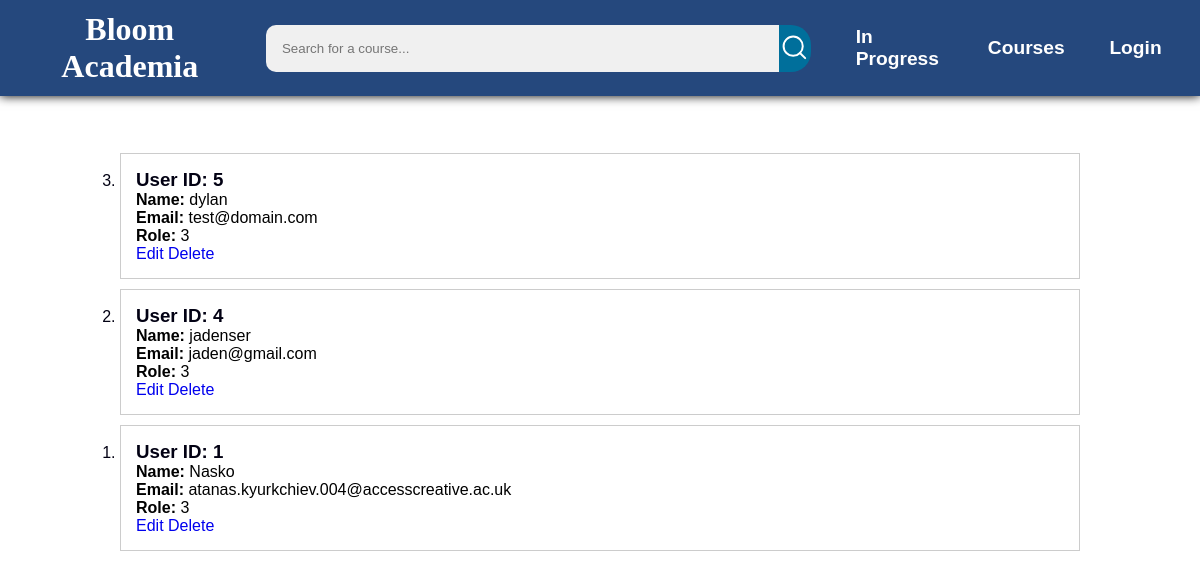
The page /admin/manage_users (signed in) on the database as committed earlier.
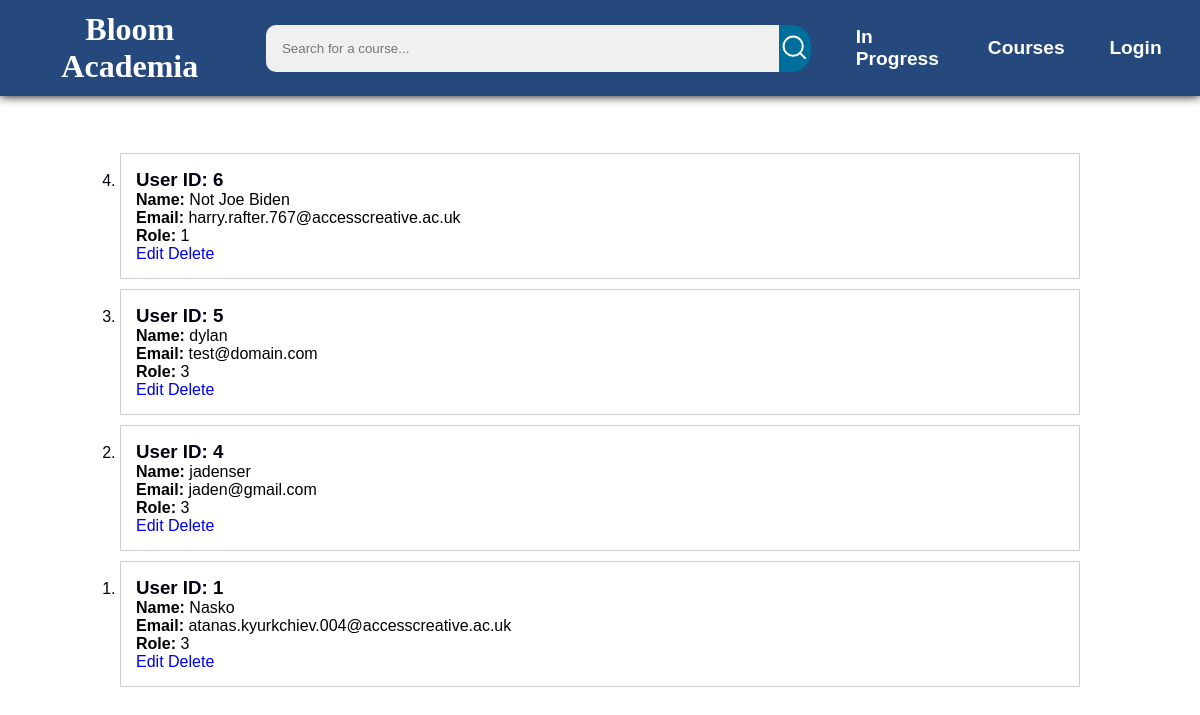
The same page on the database as committed later.
### tables this page shows
CREATE TABLE users (uid INTEGER PRIMARY KEY AUTOINCREMENT, name TEXT NOT NULL, email TEXT UNIQUE, password TEXT NOT NULL, role INTEGER);

### app.py (the view)
@app.route('/admin/manage_users', methods=['GET', 'POST'])
def manage_users():
    if not session or session.get('role') != 3:
        return render_template('error.html', error_type="No Access", error_title="Unauthorized", error_subtitle="You do not have permission to access the admin dashboard.")
    with db.connect("././instance/users.db") as conn:
        cursor = conn.cursor()
        cursor.execute("SELECT * FROM users ORDER BY uid DESC")
        users = cursor.fetchall()
    return render_template('admin-pages/manage_users.html', users=users)

### modules/db_functions.py (called while the page is built)
def connect(db_path):
    return sqlite3.connect(db_path)

### templates/admin-pages/manage_users.html (shortened to what this page needs)
<!DOCTYPE html>
<html>
<head>
    <link rel="stylesheet" href="{{ url_for('static', filename='css/style.css') }}">
</head>
<body>
    <header>
        <a href="{{ url_for('home') }}"><h1>Bloom Academia</h1></a>
        <nav>
            <form id="search-bar" class="nav-item" method="POST" action="{{ url_for('search_course') }}">
                <input id="search-bar-input" type="text" name="search-bar-input" placeholder="Search for a course...">
                <button id="search-bar-btn" type="submit" name="search-bar-btn"></button>
            </form>
            <a class="nav-item" href="{{ url_for('profile') }}">In Progress</a>
            <a class="nav-item" href="{{ url_for('list_courses') }}">Courses</a>
            {% if name %}
                <a class="nav-item" href="{{ url_for('profile') }}">Account</a>
            {% else %}
                <a class="nav-item" href="{{ url_for('login') }}">Login</a>
            {% endif %}
        </nav>
    </header>
    <div class="container">
        <h1>Manage Users</h1>
        <ol reversed>
        {% for user in users %}
            <li class="user-box">
                <h3>User ID: {{ user[0] }}</h3>
                <p><strong>Name:</strong> {{ user[1] }}</p>
                <p><strong>Email:</strong> {{ user[2] }}</p>
                <p><strong>Role:</strong> {{ user[4] }}</p>
                <a href="{{ url_for('change_role', uid=user[0]) }}" class="button">Edit</a>
                <a href="{{ url_for('delete_user', uid=user[0]) }}" class="button" onclick="return confirm('Are you sure you want to delete this user?')">Delete</a>
            </li>
        {% endfor %}
        </ol>
    </div>
</body>
</html>

### static/css/style.css (style rules this page uses)
* { padding: 0; margin: 0; box-sizing: border-box; }
a { text-decoration: none; }
html, body { height: 100%; width: 100%; }
body { background-color: #ffffff; background-image: url("root/static/images/wave-haikei.png"); color: #020113; font-family: 'Segoe UI', Tahoma, Geneva, Verdana, sans-serif; }
p { color: black; }
header { height: 10%; width: 100%; display: flex; align-items: center; justify-content: space-around; padding: 3rem 1rem; box-shadow: 0 0 10px 0 black; background-color: #25487D; }
nav { display: flex; flex-direction: row; align-items: center; justify-content: space-evenly; }
nav a { color: var(--secondary); }
nav .nav-item { margin: 0 1.4rem; color: white; font-weight: bold; font-size: larger; }
#search-bar { display: flex; flex-direction: row; }
#search-bar-input { padding: 1rem; padding-right: 20rem; border: none; border-radius: 10px 0 0 10px; background-color: #f0f0f0; }
#search-bar-btn { display: flex; align-items: center; border: none; border-radius: 0 20px 20px 0; background-color: var(--secondary); transition: 0.5s; cursor: pointer; }
h1 { color: white; font-family: ui-monospace; }

### templates/admin-pages/manage_users.html (style rules this page uses)
body { font-family: sans-serif; }
.container { width: 80%; margin: 20px auto; }
h1 { text-align: center; }
.user-box { border: 1px solid #ccc; padding: 15px; margin-bottom: 10px; }

Rows that differ between the two databases and show on the page:
added users: uid "6", name "Not Joe Biden", email "harry.rafter.767@accesscreative.ac.uk", role "1"
